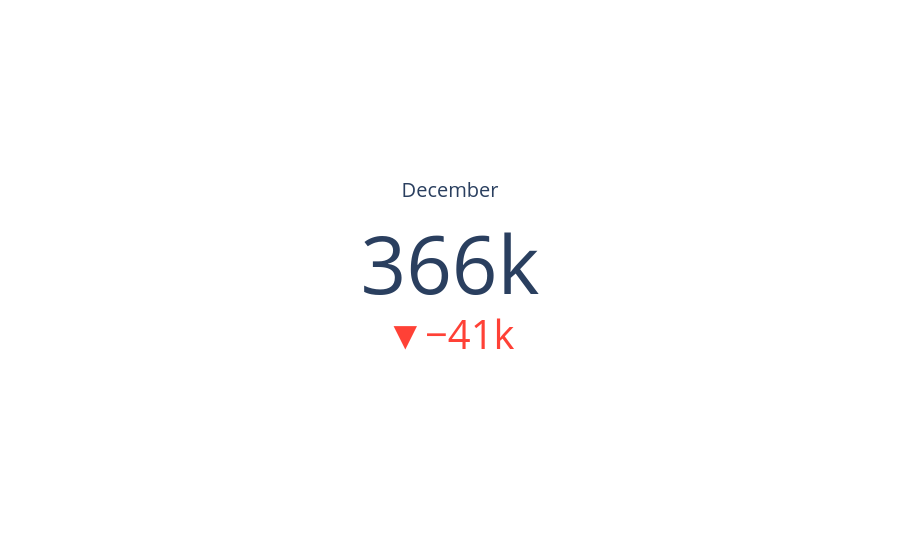

The notebook cell saved with this chart:
### Markdown cell above
### Indicateur chiffre d'affaire du mois

### Code cell
import plotly.graph_objects as go

indicateur_CA = go.Figure()
indicateur_CA.add_trace(
    go.Indicator(value = indicateur_mois(data, current_month)["ca_n"], 
        mode = "number+delta", 
        domain = {'row': 1, 'column': 1}
    )
)

indicateur_CA.update_layout( 
    grid = {
        'rows': 1, 'columns': 1, 
        'pattern': "independent"
    },
    template = {'data' : {'indicator': [{ 
    	'title': {'text': indicateur_mois(data, current_month)["mois"]}, 
        'mode' : "number+delta+gauge",
        'delta' : {'reference': indicateur_mois(data, current_month)["ca_n1"]}}]
        }
     }
)

indicateur_CA.show()

### Figure 1 — Plotly figure (JSON) as saved in the notebook; plotly's stock layout.template omitted (floating-point values rounded to 4 significant figures)
{"data": [{"domain": {"column": 1, "row": 1}, "mode": "number+delta", "type": "indicator", "value": 366300.0}], "layout": {"grid": {"columns": 1, "pattern": "independent", "rows": 1}}}
